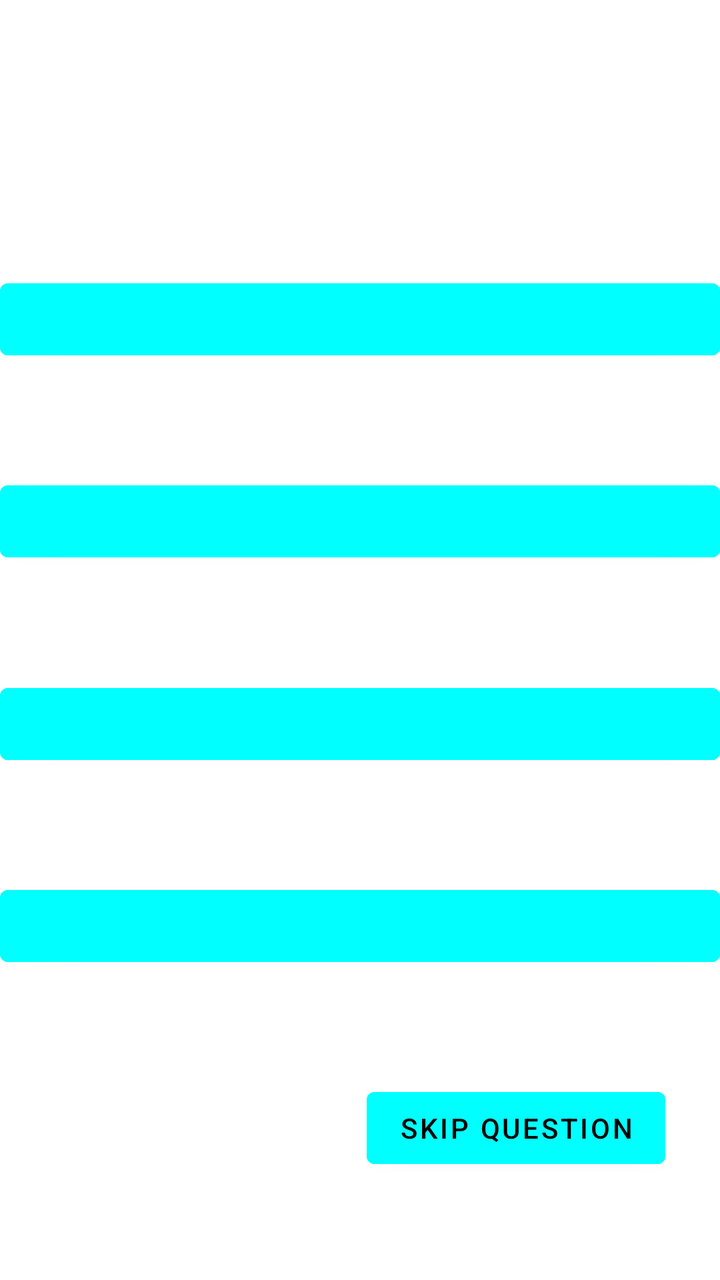
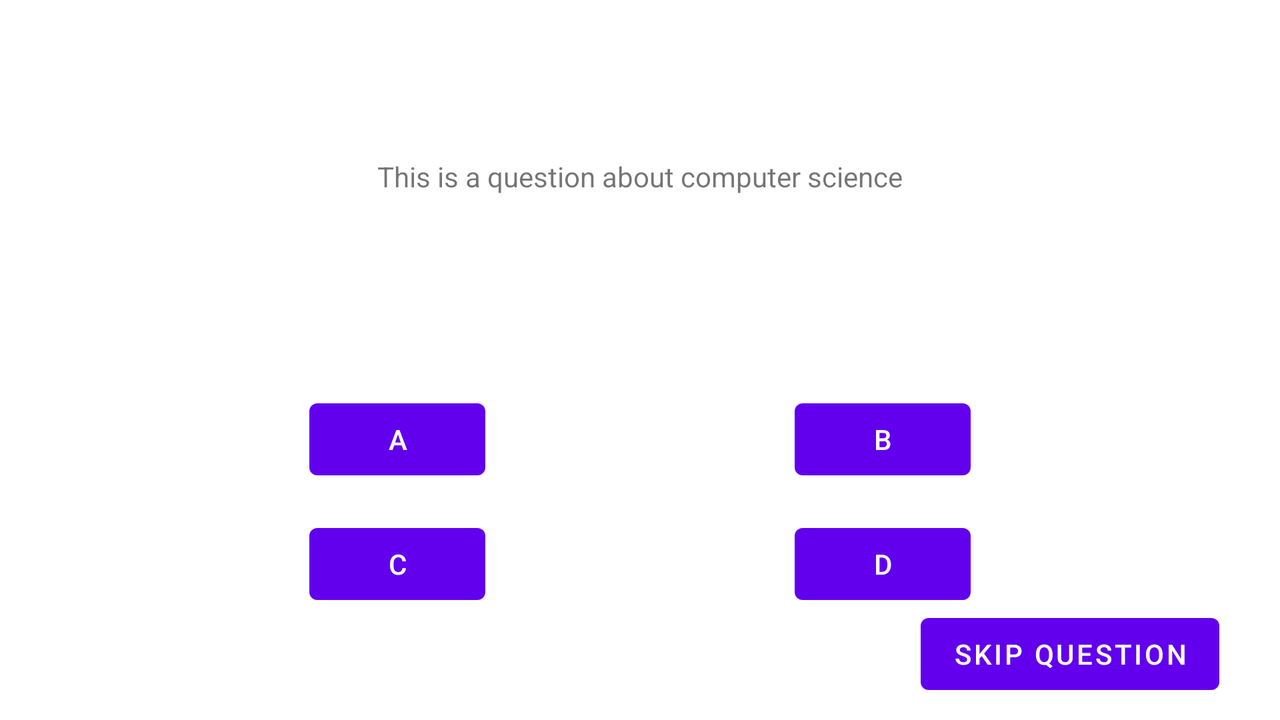

The same Android screen from two of the app's own layout files: first res/layout/ as a phone draws it, then the repository's variant for another configuration, drawn on a device whose configuration selects that folder. Both files follow.
<!-- AndroidManifest.xml: application theme Theme.BugBuzz -->
<!-- res/layout/activity_start_game.xml -->
<?xml version="1.0" encoding="utf-8"?>
<androidx.constraintlayout.widget.ConstraintLayout xmlns:android="http://schemas.android.com/apk/res/android"
    xmlns:app="http://schemas.android.com/apk/res-auto"
    xmlns:tools="http://schemas.android.com/tools"
    android:layout_width="match_parent"
    android:layout_height="match_parent"
    android:background="@drawable/backround"
    tools:context=".StartGame">


    <Button
        android:id="@+id/buttonA"
        android:layout_width="match_parent"
        android:layout_height="wrap_content"
        android:onClick="onClick"
        android:textColor="@color/black"
        android:backgroundTint="#00FFFF"
        app:layout_constraintBottom_toTopOf="@+id/buttonB"
        app:layout_constraintEnd_toEndOf="parent"
        app:layout_constraintHorizontal_bias="0.498"
        app:layout_constraintStart_toStartOf="parent"
        app:layout_constraintTop_toBottomOf="@+id/myTextView" />

    <Button
        android:id="@+id/buttonC"
        android:layout_width="match_parent"
        android:layout_height="wrap_content"
        android:onClick="onClick"
        android:textColor="@color/black"
        android:backgroundTint="#00FFFF"
        app:layout_constraintBottom_toTopOf="@+id/buttonD"
        app:layout_constraintEnd_toEndOf="parent"
        app:layout_constraintStart_toStartOf="parent"
        app:layout_constraintTop_toBottomOf="@+id/buttonB" />

    <Button
        android:id="@+id/buttonB"
        android:layout_width="match_parent"
        android:layout_height="wrap_content"
        android:onClick="onClick"
        android:textColor="@color/black"
        android:backgroundTint="#00FFFF"
        app:layout_constraintBottom_toTopOf="@+id/buttonC"
        app:layout_constraintEnd_toEndOf="parent"
        app:layout_constraintStart_toStartOf="parent"
        app:layout_constraintTop_toBottomOf="@+id/buttonA" />

    <TextView
        android:id="@+id/myTextView"
        android:layout_width="wrap_content"
        android:layout_height="wrap_content"
        android:textStyle="bold|italic"
        android:text="Question"
        android:textColor="#FFFFFF"
        android:textSize="25sp"
        app:layout_constraintBottom_toBottomOf="parent"
        app:layout_constraintEnd_toEndOf="parent"
        app:layout_constraintHorizontal_bias="0.497"
        app:layout_constraintStart_toStartOf="parent"
        app:layout_constraintTop_toTopOf="parent"
        app:layout_constraintVertical_bias="0.081" />

    <Button
        android:id="@+id/buttonD"
        android:layout_width="match_parent"
        android:layout_height="wrap_content"
        android:onClick="onClick"
        android:textColor="@color/black"
        android:backgroundTint="#00FFFF"
        app:layout_constraintBottom_toTopOf="@+id/button_skip"
        app:layout_constraintEnd_toEndOf="parent"
        app:layout_constraintStart_toStartOf="parent"
        app:layout_constraintTop_toBottomOf="@+id/buttonC" />

    <Button
        android:id="@+id/button_skip"
        android:layout_width="wrap_content"
        android:layout_height="wrap_content"
        android:layout_marginBottom="52dp"
        android:onClick="onClick"
        android:text="SKIP QUESTION"
        android:textColor="@color/black"
        android:backgroundTint="#00FFFF"
        app:layout_constraintBottom_toBottomOf="parent"
        app:layout_constraintEnd_toEndOf="parent"
        app:layout_constraintHorizontal_bias="0.87"
        app:layout_constraintStart_toStartOf="parent" />
</androidx.constraintlayout.widget.ConstraintLayout>
<!-- resources referenced by this layout -->
<resources>
  <style name="Theme.BugBuzz" parent="Theme.MaterialComponents.DayNight.DarkActionBar">
          
          <item name="colorPrimary">@color/purple_500</item>
          <item name="colorPrimaryVariant">@color/purple_700</item>
          <item name="colorOnPrimary">@color/white</item>
          
          <item name="colorSecondary">@color/teal_200</item>
          <item name="colorSecondaryVariant">@color/teal_700</item>
          <item name="colorOnSecondary">@color/black</item>
          
          <item name="android:statusBarColor" tools:targetApi="l">?attr/colorPrimaryVariant</item>
          
      </style>
</resources>
<!-- res/layout-land/activity_start_game.xml (the repository's variant of the layout above) -->
<!-- drawn on the phone turned sideways -->
<?xml version="1.0" encoding="utf-8"?>
<androidx.constraintlayout.widget.ConstraintLayout xmlns:android="http://schemas.android.com/apk/res/android"
    xmlns:app="http://schemas.android.com/apk/res-auto"
    xmlns:tools="http://schemas.android.com/tools"
    android:layout_width="match_parent"
    android:layout_height="match_parent"
    android:background="@drawable/backroundland2"
    tools:context=".StartGame">

    <Button
        android:id="@+id/button7"
        android:layout_width="wrap_content"
        android:layout_height="wrap_content"
        android:layout_marginTop="98dp"
        android:text="A"
        app:layout_constraintEnd_toStartOf="@+id/button5"
        app:layout_constraintHorizontal_bias="0.5"
        app:layout_constraintStart_toStartOf="parent"
        app:layout_constraintTop_toBottomOf="@+id/textView2" />

    <Button
        android:id="@+id/button6"
        android:layout_width="wrap_content"
        android:layout_height="wrap_content"
        android:text="C"
        app:layout_constraintBottom_toBottomOf="parent"
        app:layout_constraintEnd_toStartOf="@+id/button"
        app:layout_constraintHorizontal_bias="0.5"
        app:layout_constraintStart_toStartOf="parent"
        app:layout_constraintTop_toBottomOf="@+id/button7"
        app:layout_constraintVertical_bias="0.212" />

    <Button
        android:id="@+id/button5"
        android:layout_width="wrap_content"
        android:layout_height="wrap_content"
        android:layout_marginTop="98dp"
        android:text="B"
        app:layout_constraintEnd_toEndOf="parent"
        app:layout_constraintHorizontal_bias="0.5"
        app:layout_constraintStart_toEndOf="@+id/button7"
        app:layout_constraintTop_toBottomOf="@+id/textView2" />

    <TextView
        android:id="@+id/textView2"
        android:layout_width="wrap_content"
        android:layout_height="wrap_content"
        android:text="This is a question about computer science"
        app:layout_constraintBottom_toBottomOf="parent"
        app:layout_constraintEnd_toEndOf="parent"
        app:layout_constraintStart_toStartOf="parent"
        app:layout_constraintTop_toTopOf="parent"
        app:layout_constraintVertical_bias="0.231" />

    <Button
        android:id="@+id/button"
        android:layout_width="wrap_content"
        android:layout_height="wrap_content"
        android:text="D"
        app:layout_constraintBottom_toBottomOf="parent"
        app:layout_constraintEnd_toEndOf="parent"
        app:layout_constraintHorizontal_bias="0.5"
        app:layout_constraintStart_toEndOf="@+id/button6"
        app:layout_constraintTop_toBottomOf="@+id/button5"
        app:layout_constraintVertical_bias="0.212" />

    <Button
        android:id="@+id/button9"
        android:layout_width="wrap_content"
        android:layout_height="wrap_content"
        android:layout_marginTop="12dp"
        android:layout_marginBottom="24dp"
        android:text="Skip Question"
        app:layout_constraintBottom_toBottomOf="parent"
        app:layout_constraintEnd_toEndOf="parent"
        app:layout_constraintHorizontal_bias="0.938"
        app:layout_constraintStart_toStartOf="parent"
        app:layout_constraintTop_toBottomOf="@+id/button" />

</androidx.constraintlayout.widget.ConstraintLayout>
